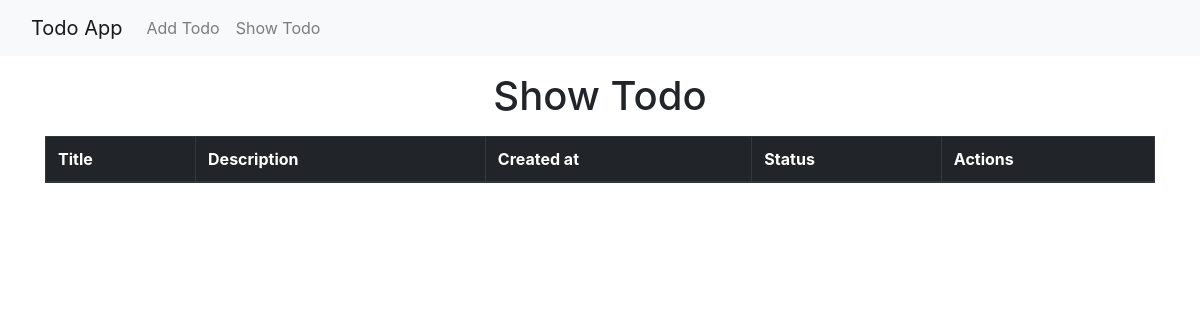
/show/, run on an earlier commit of the app's database.
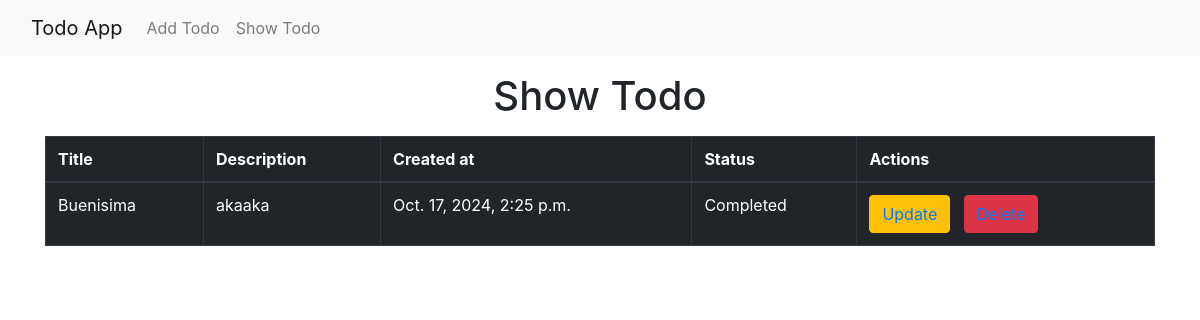
And on a later commit of the database.
### todoapp/models.py (models this page shows)
class Todo(models.Model):
    title = models.CharField(max_length=100)
    description = models.CharField(max_length=100)
    created_at = models.DateTimeField(auto_now_add=True)
    completed = models.BooleanField(default=False)

### todoapp/views.py (the view)
# urls.py: path('show/', views.showTodoView, name='show_url'),
def showTodoView(request):
    obj = Todo.objects.all()
    template_name = 'todoapp/show.html'
    context = {'obj': obj}
    return render(request, template_name, context)

### templates/todoapp/show.html (shortened to what this page needs)
{% extends 'layout.html' %}
{% block content %}
<div class="container">
<h1 class="text-center mt-3 mb-3">Show Todo</h1>
<table class="table table-dark table-bordered">
   <thead>
     <tr>
       <th scope="col">Title</th>
       <th scope="col">Description</th>
       <th scope="col">Created at</th>
       <th scope="col">Status</th>
       <th scope="col">Actions</th>
     </tr>
   </thead>
   <tbody>
   {% for i in obj %}
     <tr>
       <td>{{i.title}}</td>
       <td>{{i.description}}</td>
       <td>{{i.created_at}}</td>
       <td>
        {% if i.completed %}
           Completed
         {% else %}
           Not Completed
         {% endif %}
       </td>
       <td>
           <button class="btn btn-warning"><a href="{% url 'update_url' i.id %}">Update</a></button>&nbsp;&nbsp;
           <button class="btn btn-danger"><a href="{% url 'delete_url' i.id %}">Delete</a></button>
       </td>
     </tr>
   {% endfor %}
   </tbody>
 </table>
</div>
{% endblock %}

### templates/layout.html (shortened to what this page needs)
<html lang="en">
<head>
    <link rel="stylesheet" href="https://cdn.jsdelivr.net/npm/bootstrap@4.0.0/dist/css/bootstrap.min.css"
 />
</head>
<body>
    <nav class="navbar navbar-expand-lg navbar-light bg-light">
        <div class="container-fluid">
            <a class="navbar-brand" href="{% url 'todo_url' %}">Todo App</a>
            <div class="collapse navbar-collapse" id="navbarNav">
                <ul class="navbar-nav">
                    <li class="nav-item">
                        <a class="nav-link" href="{% url 'todo_url' %}">Add Todo</a>
                    </li>
                    <li class="nav-item">
                        <a class="nav-link" href="{% url 'show_url' %}">Show Todo</a>
                    </li>
                </ul>
            </div>
        </div>
    </nav>
    {% block content %} {% endblock %}
</body>
</html>

What changed in the data, as far as the page shows it:
added Todo: title "Buenisima", description "akaaka", created_at "Oct. 17, 2024, 2:25 p.m.", completed "Completed"
